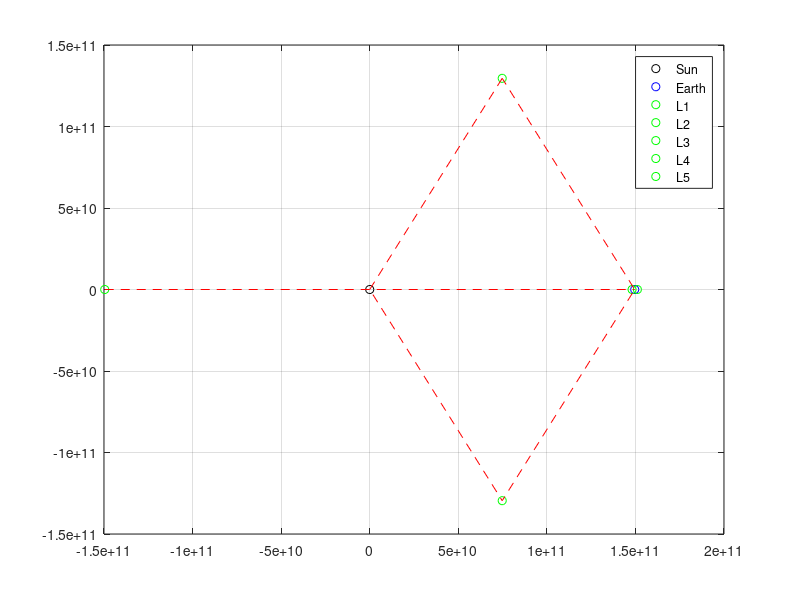

Reproduce this figure in MATLAB.
% GIVENS
m_2 = 5.972e24;  % Earth
m_1 = 1.9891e30; % Sun
r_12 = 1.495978707e11;

pi_1 = m_1 / (m_1 + m_2);
pi_2 = m_2 / (m_1 + m_2);

% Function to solve for L1, L2, L3 (in a straight line)
f = @(xi) (1-pi_2) .* (xi + pi_2) ./ abs(xi + pi_2).^3 + pi_2 .* (xi + pi_2 - 1) ./ abs(xi + pi_2 - 1).^3 - xi;

% One solution will be positive and greater than x_2 (L2; beyond Earth)
% One solution will be positive and less than x_2 (L1; between CG and Earth)
% One solution will be negative (L3; on opposite side of CG)

% xi = x/r_12, so choose: L1 -> xi = [0, 0.9999], L2 -> xi = [1.0001, 2], L3 -> x = -1

xi_L1 = fzero(f, [0, 0.9999]);
xi_L2 = fzero(f, [1.0001, 2]);
xi_L3 = fzero(f, -1);

x_L1 = xi_L1 * r_12
x_L2 = xi_L2 * r_12
x_L3 = xi_L3 * r_12

% for fun, L4 and L5
pos_L4 = [r_12 / 2 - pi_2 * r_12; sqrt(3)/2 * r_12];
pos_L5 = [r_12 / 2 - pi_2 * r_12; -sqrt(3)/2 * r_12];


plot(-pi_2 * r_12, 0, "ko")
hold on
plot(pi_1 * r_12, 0, "bo")
plot(x_L1, 0, "go")
plot(x_L2, 0, "go")
plot(x_L3, 0, "go")
plot(pos_L4(1), pos_L4(2), "go")
plot(pos_L5(1), pos_L5(2), "go")

% Lines
plot([pos_L4(1), -pi_2 * r_12, pos_L5(1), pi_1 * r_12, pos_L4(1)],...
    [pos_L4(2), 0, pos_L5(2), 0, pos_L4(2)], "r--")
plot([x_L3, pi_1 * r_12], [0, 0], "r--")
grid

legend("Sun", "Earth", "L1", "L2", "L3", "L4", "L5")
